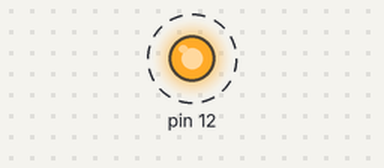
A program run on a simulated Raspberry Pi (header pin numbers). On the bench: output pins drawn as LEDs (lit = HIGH). Dashed ring = blinking.

Above: at 0.5 s.
Timing chart, 0 to 4.6 s (numbered marks = the images above):
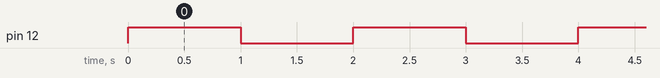

The program:

LedSimpleBoard.py
```python
import RPi.GPIO as GPIO
import time

GPIO.setwarnings(False)
GPIO.setmode(GPIO.BOARD)
GPIO.setup(12, GPIO.OUT)

while True:
    GPIO.output(12, True)
    time.sleep(1)
    GPIO.output(12, False)
    time.sleep(1)
```

Measured:
- by itself, pin 12: alternates HIGH for 1.0 s and LOW for 1.0 s
